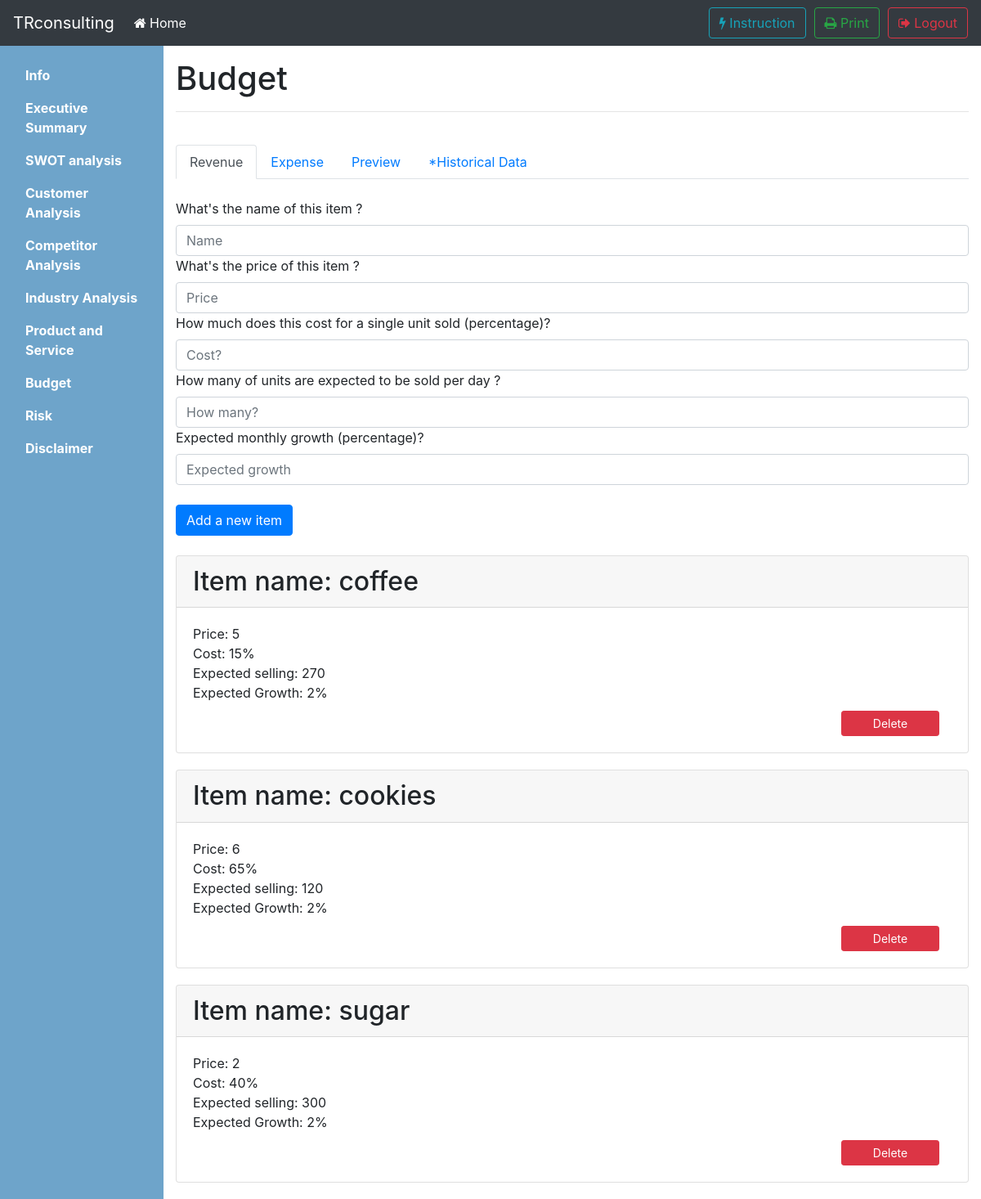
Before: /1/budget (signed in) with the older database file.
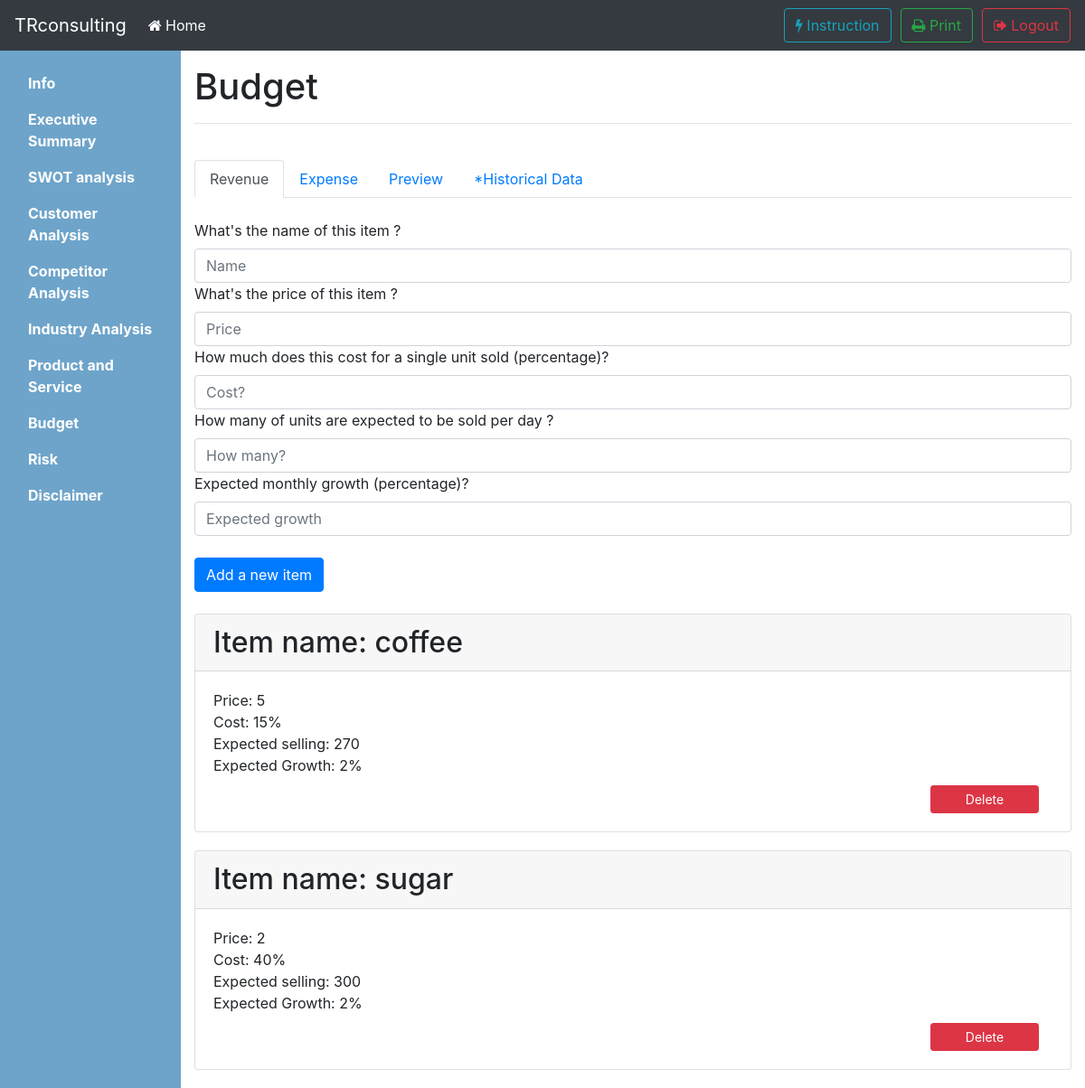
After: the same page with the newer database file.
### tables this page shows
CREATE TABLE ITEM(pid INTEGER, did INTEGER PRIMARY KEY, name VARCHAR NOT NULL, price INTEGER, cost INTEGER, num INTEGER, inc INTEGER);

### bpb.py (the view)
@app.route('/<int:pid>/budget',methods=['GET','POST'])
def budget(pid):
	if 'logged_in' in session:
		if (session['logged_in'] == True):
			if request.method == 'GET':
				itemData = db_func.select_item(pid)
				expenseData = db_func.select_record('expense',pid)
				table = helper.generate_table(pid)
				past1 = db_func.select_record('firstyear',pid)
				past2 = db_func.select_record('secondyear',pid)
				past = [past1,past2]
				print past
				data = [itemData,expenseData,table,past]
				return render_template('budget.html', data=data)
			if request.method == 'POST':
				pass
		else:
			return redirect(url_for('login'))
	else:
		return redirect(url_for('login'))

### db_func.py (called while the page is built)
def select_record(table,pid):
	conn = sqlite3.connect('test.db')
	c = conn.cursor()
	c.execute('''SELECT * FROM '%s' WHERE pid='%d' ''' % (table,pid))
	content = c.fetchall()
	conn.commit()
	conn.close()
	return content

def select_item(pid):
	conn = sqlite3.connect('test.db')
	c = conn.cursor()
	c.execute('''SELECT * FROM ITEM WHERE pid='%d' ''' % (pid))
	content = c.fetchall()
	conn.commit()
	conn.close()
	return content

### templates/budget.html (shortened to what this page needs)
  {% extends "layout.html" %}
  {% block main %}
  <main class="col-sm-9 ml-sm-auto col-md-10 pt-3" role="main">
    <h1>Budget</h1>
    <hr>
    <section>
      <br>
      <nav class="nav nav-tabs" id="myTab" role="tablist">
        <a class="nav-item nav-link active" id="nav-renevue-tab" data-toggle="tab" href="#nav-revenue" role="tab" aria-controls="nav-revenue" aria-selected="true">Revenue</a>
        <a class="nav-item nav-link" id="nav-expense-tab" data-toggle="tab" href="#nav-expense" role="tab" aria-controls="nav-expense" aria-selected="false">Expense</a>
        <a class="nav-item nav-link" id="nav-preview-tab" data-toggle="tab" href="#nav-preview" role="tab" aria-controls="nav-preview" aria-selected="false">Preview</a>
        <a class="nav-item nav-link" id="nav-hist-tab" data-toggle="tab" href="#nav-hist" role="tab" aria-controls="nav-hist" aria-selected="false">*Historical Data</a>
      </nav>
      <div class="tab-content" id="nav-tabContent">
        <div class="tab-pane fade show active" id="nav-revenue" role="tabpanel" aria-labelledby="nav-revenue-tab">
          <div>
            <br>
            <form class="form" method="post" action="/{{ session.project_number[0] }}/item" >
              <label>What's the name of this item ?</label>
              <input id="name" name="name" class="form-control" placeholder="Name" required>
              <label >What's the price of this item ?</label>
              <input id="price" name="price" type="number" class="form-control" placeholder="Price" required>
              <label >How much does this cost for a single unit sold (percentage)?</label>
              <input id="cost" name="cost" type="number" min=0 max=100 class="form-control" placeholder="Cost?" required>
              <label >How many of units are expected to be sold per day ?</label>
              <input id="num" name="num" type="number" class="form-control" placeholder="How many?" required>
              <label> Expected monthly growth (percentage)? </label>
              <input id="inc" name="inc" type="number" min="0"  class="form-control" placeholder="Expected growth" required>
              <br>
              <input class="btn btn-primary" method = "post" type="submit" value="Add a new item"></input>
            </form>
            <br>
          </div>
          <div class="streamOfParts">
            {% if data[0] %}
            {% for i in data[0] %}
            <div class="card" style="margin-bottom: 20px;">
              <h2 class="card-header streamName">Item name: {{ i[2] }}</h2>
              <div class="card-body">
              <div  class="streamPrice">Price:  {{ i[3] }}</div>
              <div  class="streamCost">Cost:  {{ i[4] }}%</div>
              <div  class="streamNum">Expected selling:  {{ i[5] }}</div>
              <div  class="streamInc">Expected Growth:  {{ i[6] }}%</div>
              <div align="right" style="margin-bottom: 15px;">
                <input type="button" class="btn btn-sm btn-danger" data-toggle="modal" onclick="deleteFunction(this)" style="margin-right: 15px;margin-top:10px;float:right;width: 120px;" value="Delete" data-target="#delConfirm"> </input>
              </div>
            </div>
            </div>
            {% endfor %}
            {% endif %}
          </div>
        </div>
    </div>
    </section>
  </main>
  {% endblock %}

### templates/layout.html (shortened to what this page needs)
<!DOCTYPE html>
<html lang="en"><head><meta http-equiv="Content-Type" content="text/html; charset=UTF-8">
	<link rel="stylesheet" href="https://maxcdn.bootstrapcdn.com/bootstrap/4.0.0-beta/css/bootstrap.min.css">
	<link rel="stylesheet" href="https://maxcdn.bootstrapcdn.com/font-awesome/4.7.0/css/font-awesome.min.css">
</head>
<body>
	<nav class="navbar navbar-expand-md navbar-dark bg-dark">
		<a class="navbar-brand" href="/">TRconsulting</a>
		<div class="collapse navbar-collapse" id="navbarsExampleDefault">
			<ul class="navbar-nav mr-auto">
				<li class="nav-item active">
					<a class="nav-link" href="/"><i class="fa fa-home" aria-hidden="true"></i> Home <span class="sr-only">(current)</span></a>
				</li>
			</ul>
			<button class="btn btn-outline-info" data-toggle="modal" data-target="#instruction"><i class="fa fa-bolt" aria-hidden=""></i>  Instruction</button>
			<a class="btn btn-outline-success my-2 my-sm-0" style="margin-left:10px;" href="{{ '/%d/sendpdf' % session['project_number'][0] }}"><i class="fa fa-print" aria-hidden="true"></i> Print</a>
			<a class="btn btn-outline-danger" style="margin-left:10px;" href="\logout"><i class="fa fa-sign-out" aria-hidden="true"></i> Logout</a>
		</div>
	</nav>
	<div class="container-fluid">
		<div class="row">
			<nav class="col-sm-3 col-md-2 d-none d-sm-block sidebar" style="background-color:#6ea4ca;">
				<ul class="nav nav-pills flex-column">
					<li class="nav-item">
						<a class="nav-link" href="#"> </a>
					</li>
					<li class="nav-item">
						<a class="nav-link text-white" href="{{ '/%d/info' % session['project_number'][0] }}"> <b> Info</b> </a>
					</li>
					<li class="nav-item">
						<a class="nav-link text-white" href="{{ '/%d/exec_sum' % session['project_number'][0] }}"> <b> Executive Summary</b></a>
					</li>
					<li class="nav-item">
						<a class="nav-link text-white" href="{{ '/%d/SWOT' % session['project_number'][0] }}"> <b> SWOT analysis</b></a>
					</li>
					<li class="nav-item">
						<a class="nav-link text-white" href="{{ '/%d/customeranalysis' % session['project_number'][0] }}"> <b> Customer Analysis</b></a>
					</li>
					<li class="nav-item">
						<a class="nav-link text-white"  href="{{ '/%d/competitoranalysis' % session['project_number'][0] }}"> <b> Competitor Analysis</b></a>
					</li>
				</ul>
				<ul class="nav nav-pills flex-column">
					<li class="nav-item">
						<a class="nav-link text-white" href="{{ '/%d/industry_analysis' % session['project_number'][0] }}"> <b> Industry Analysis</b></a>
					</li>
					<li class="nav-item">
						<a class="nav-link text-white" href="{{ '/%d/product_service' % session['project_number'][0] }}"> <b> Product and Service</b></a>
					</li>
					<li class="nav-item">
						<a class="nav-link text-white" href="{{ '/%d/budget' % session['project_number'][0] }}"> <b> Budget</b></a>
					</li>
					<li class="nav-item">
						<a class="nav-link text-white" href="{{ '/%d/risk' % session['project_number'][0] }}"> <b> Risk</b></a>
					</li>
				</ul>
				<ul class="nav nav-pills flex-column">
					<li class="nav-item">
						<a class="nav-link text-white" href="{{ '/%d/disclaimer' % session['project_number'][0] }}"> <b> Disclaimer</b></a>
					</li>
				</ul>
			</nav>
			{% block main %} {% endblock %}
		</div>
	</div>
</body>
</html>

Changed rows visible on the page:
removed ITEM: name "cookies", price "6", cost "65", num "120", inc "2"
